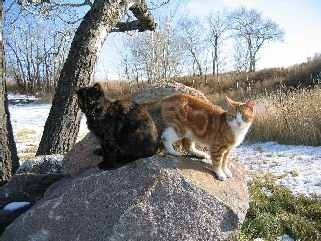
#> input picture Digital-Image-Processing/Lab 8/Lab8/two_cats.jpg, 321 x 241 px
$ python 'Task 5.py'   (older library calls are emulated)
#> lines starting #> are read from the running program, lines starting #| are printed output that depends on the picture
import cv2
import numpy as np

img = cv2.imread('two_cats.jpg',0)
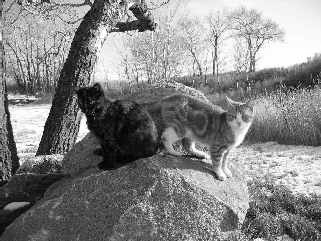
#> img: shape (241, 321); min 0, max 255, mean 133.2
sobelx = cv2.Sobel(img,cv2.CV_64F,1,0,ksize=3)   #vertical edges by calculating gradient along x axis
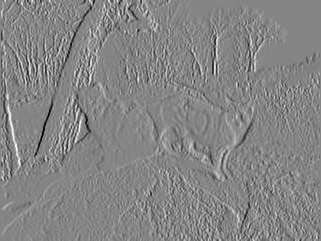
#> sobelx: shape (241, 321) float64; min -892, max 819, mean 1.2; drawn with min black and max white
sobely = cv2.Sobel(img,cv2.CV_64F,0,1,ksize=3)   #horizontal edges by calculating gradient along y axis
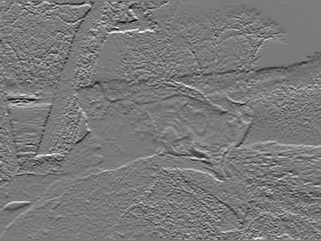
#> sobely: shape (241, 321) float64; min -757, max 818, mean -2.8; drawn with min black and max white
arr1 = np.asarray(sobelx)
arr2 = np.asarray(sobely)
cv2.imwrite('Sharpening filter.jpg', np.add(arr1,arr2))
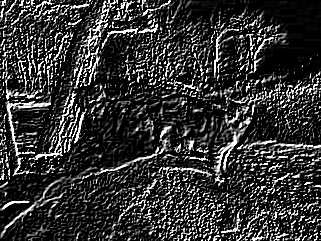
#> saved as Sharpening filter.jpg: shape (241, 321); min 0, max 255, mean 51.7

$ run again, with Digital-Image-Processing/Lab 8/Lab8/saltandpaper.tif saved as Digital-Image-Processing/Lab 8/Lab8/two_cats.jpg
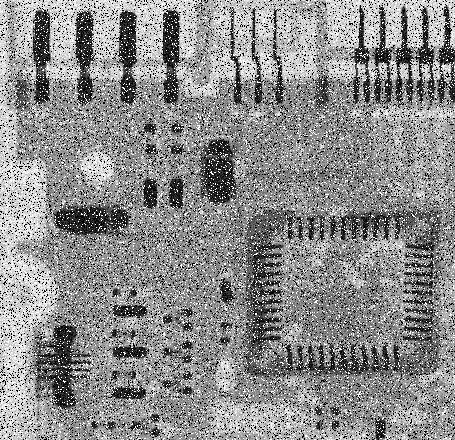
#> input picture Digital-Image-Processing/Lab 8/Lab8/saltandpaper.tif, 455 x 440 px
#> img is the input picture: shape (440, 455); min 0, max 255, mean 140.1
#> `sobely = cv2.Sobel(img,cv2.CV_64F,0,1,ksize=3)`:
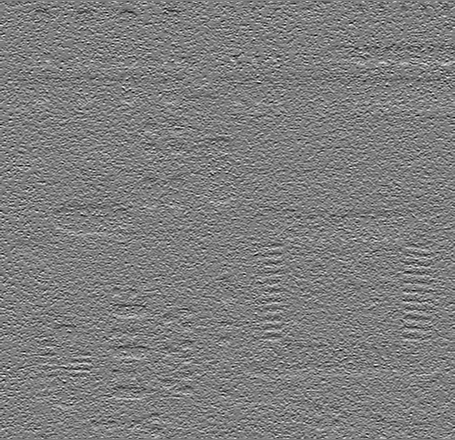
#> sobely: shape (440, 455) float64; min -965, max 975, mean -0.6; drawn with min black and max white
#> `cv2.imwrite('Sharpening filter.jpg', np.add(arr1,arr2))`:
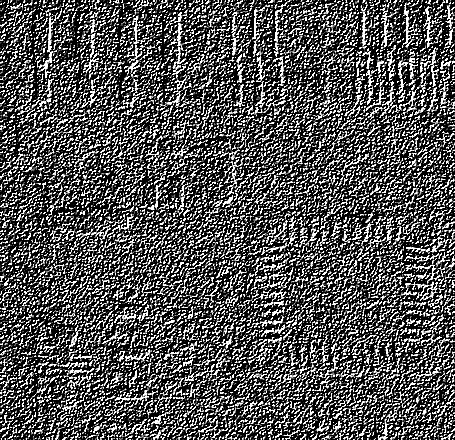
#> saved as Sharpening filter.jpg: shape (440, 455); min 0, max 255, mean 84.8
